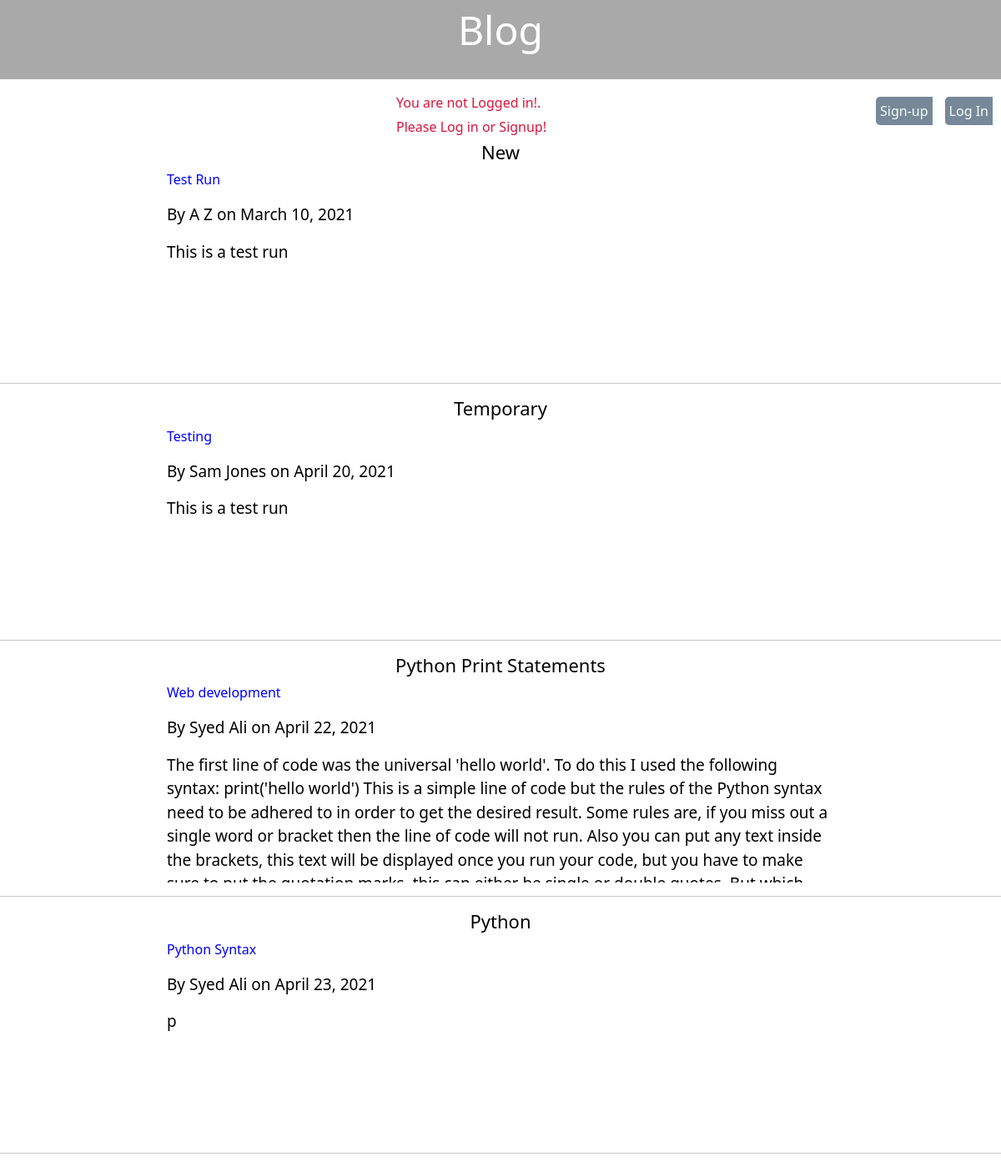
Before: / with the older database file.
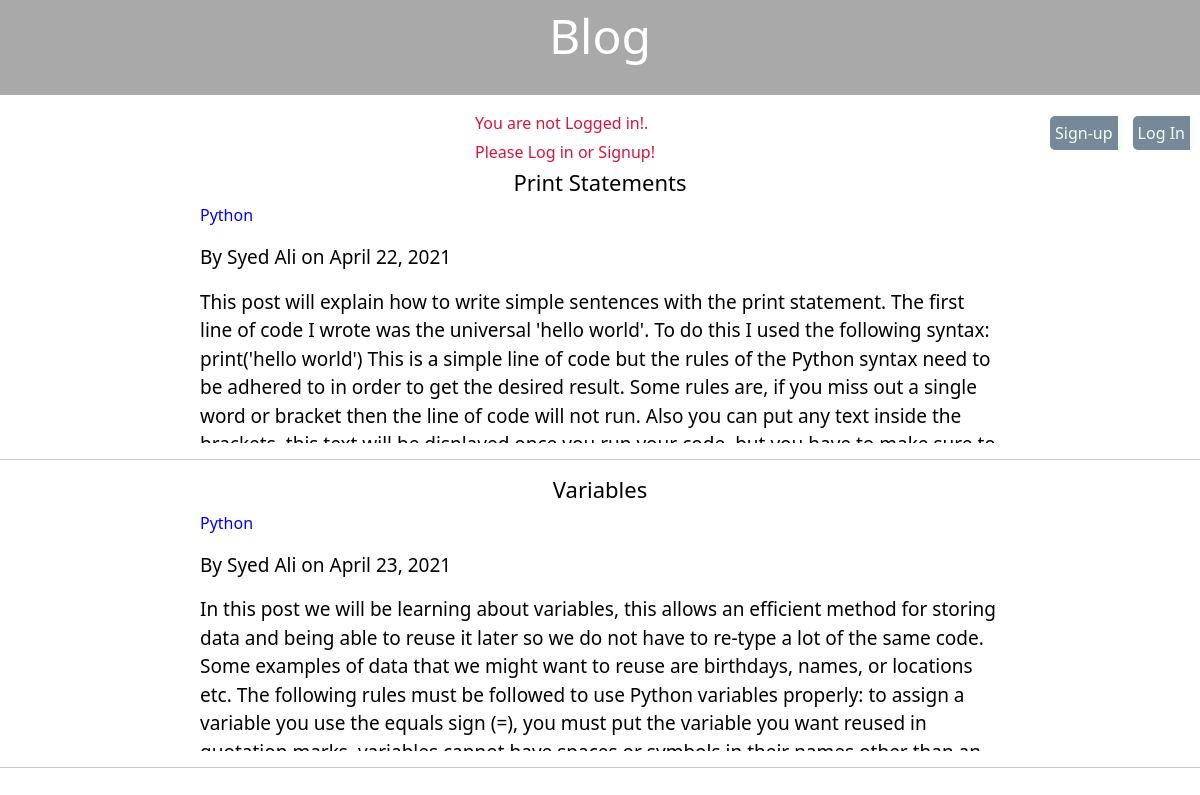
After: the same page with the newer database file.
### blog/models.py (models this page shows, shortened)
class Post(models.Model):
    genre = models.CharField(max_length=50)
    title = models.CharField(max_length=50)
    first_name = models.CharField(max_length=30, default='')
    last_name = models.CharField(max_length=30, default='')
    body = models.TextField()
    post_date = models.DateField(auto_now_add=True)  # self

### blog/views.py (the view)
# urls.py: path('', BlogListView.as_view(), name='home'),
class BlogListView(ListView):
    model = Post
    template_name = 'home.html'

### templates/home.html
    {% extends 'base.html' %}
    {% block content %}
    {% for post in object_list %}
     <body>
          <div class="blog-body">
          <div class="post-title">
          <h3><a href="{% url 'post_detail' post.pk %}">{{ post.title }}</a></h3></div>
          <div class="blog-genre"> {{ post.genre}}</div>
           <div class="post-body">
               <p>By&nbsp;{{post.first_name }}
                          {{post.last_name}}
                  on&nbsp;{{ post.post_date}}</p>
                       <p>{{ post.body }}</p>
           </div>
           </div>
         <hr>
     </body>
   {% endfor %}
   {% endblock content %}

### templates/base.html (shortened to what this page needs)
{% load static %}
<link href="https://cdn.jsdelivr.net/npm/bootstrap@5.0.0-beta3/dist/css/bootstrap.min.css" rel="stylesheet">
 <link href="{% static 'css/base.css' %}" rel="stylesheet">
   <body
        style="background-color: #FFFFFF;">
   </body>
    <html>
      <header>
        <form ALIGN='center'>
          <a class="blog-title"
             href="{% url 'home' %}">
             <font size = "9">Blog</font><br />
          </a>
        </form>
      </header>
   <div class="nav-right">
      <ul>
       <nav>
      {% if not user.is_authenticated %}
        <a href="{% url 'login' %}">Log In</a>
        <a href="{% url 'signup' %}">Sign-up</a>
      {% endif %}
       </nav>
      </ul>
   </div>
    <div>
         {% if user.is_authenticated %}
           <div class="logout">
             <a href="{% url 'logout' %}" button type="button" class="btn btn-danger">Logout</button></a>
           </div>
         {% else %}
             <p class="info">You are not Logged in!.</p>
             <p class="info">Please Log in or Signup!</p>
         {% endif %}
    </div>
    {% block content %}
    {% endblock content %}
 </html>

### static/css/base.css (style rules this page uses)
header { background: #A9A9A9; height:95px; }
body { margin: 0; padding: 0; }
.blog-title { color: #FFFFFF; text-decoration: none; }
.blog-genre { height: 5%; color: #0000FF }
.post-title, h3 a { color: #000000; text-decoration: none; font-size: 22px; }
.post-title { text-align: center; }
.blog-body { width: 800px; margin: 0 auto; }
.post-body { color: #000000; height: 200px; overflow: hidden; }
.post-body p { font-size: 19px; font-color: #000000; }
.nav-right a { background: #778899; color:#F5FFFA; text-decoration: none; float: right; padding: 5px; border-radius: 5px; display: block; border-right:solid 5px; margin:5px; }
.info { color: #DC143C; width:250px; margin:5px auto; }

Changed rows visible on the page:
removed Post: title "New", genre "Test Run", first_name "A", last_name "Z", post_date "March 10, 2021", body "This is a test run"
removed Post: title "Temporary", genre "Testing", first_name "Sam", last_name "Jones", post_date "April 20, 2021", body "This is a test run"
changed Post: title "Python Print Statements" → "Print Statements"; genre "Web development" → "Python"; body "The first line of code was the universal 'hello world'. To do this I used the following syntax: print('hello world') This is a simple line of code but the rules of the Python syntax need to be adhered to in order to get the desired result. Some rules are, if you miss out a single word or bracket then the line of code will not run. Also you can put any text inside the brackets, this text will be displayed once you run your code, but you have to make…" → "This post will explain how to write simple sentences with the print statement. The first line of code I wrote was the universal 'hello world'. To do this I used the following syntax: print('hello world') This is a simple line of code but the rules of the Python syntax need to be adhered to in order to get the desired result. Some rules are, if you miss out a single word or bracket then the line of code will not run. Also you can put any text inside the…"
changed Post: title "Python" → "Variables"; genre "Python Syntax" → "Python"; body "p" → "In this post we will be learning about variables, this allows an efficient method for storing data and being able to reuse it later so we do not have to re-type a lot of the same code. Some examples of data that we might want to reuse are birthdays, names, or locations etc. The following rules must be followed to use Python variables properly: to assign a variable you use the equals sign (=), you must put the variable you want reused in…"
